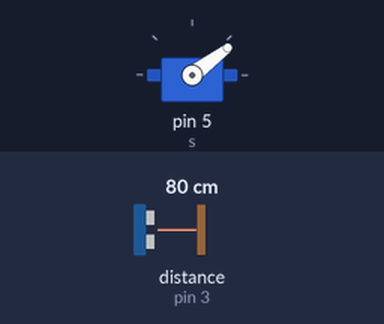
A sketch run on a simulated Arduino Uno, built with avr-gcc and run on an emulated ATmega328P. Shown: servo. Wiring (inferred from the names in the program): ultrasonic range finder: trigger pin 2; echo pin 3. The test bench sets the inputs (shaded band); at power-on: distance to the obstacle (sensor on pin 3) 80 cm. The echo pulse lasts 58.3 µs per cm; no radio packets arrive unless stated.

Above: at 0.1 s.
2.3 s: distance to the obstacle (sensor on pin 3) set to 299 cm
5.3 s: distance to the obstacle (sensor on pin 3) set to 120 cm
At 6.2 s:
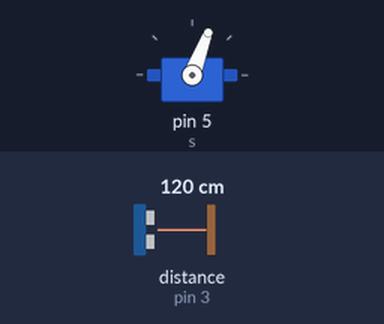
8.3 s: distance to the obstacle (sensor on pin 3) set to 2 cm
Timing chart, 0 to 17.3 s (numbered marks = the images above; inputs shaded):
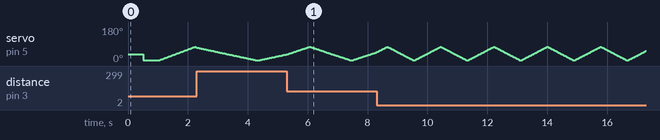

The sketch:

Radar_TX_2.0.ino
```cpp
//Nrf24
#include <SPI.h>
#include <nRF24L01.h>
#include <RF24.h>
RF24 radio(9, 8); // CE, CSN
const byte address[6] = "00002";

//HC-SR04
#define echoPin 3
#define trigPin 2
long duration, distance;
int sensorState = 0;

//SG90
#include <Servo.h>
Servo s;

void setup() {
  //Nrf24
  radio.begin();
  radio.openWritingPipe(address);
  radio.setPALevel(RF24_PA_MIN);
  radio.stopListening();

  //HC-SR04
  pinMode (trigPin, OUTPUT);
  pinMode (echoPin, INPUT);

  //SG90
  s.attach (5);
  s.write (37);
  delay (500);
  s.write (3);
  delay (500);
}

void loop() {

  //distance calculation and data transmission from 10 to 64 degrees
  for(int i=3; i<=75; i++) {
  s.write(i);
  delay(10);
  distance = calculateDistance();
  transmitData ();
  }

  //distance calculation and data transmission from 64 to 10 degrees
  for(int i=75; i>=3; i--){
  s.write(i);
  delay(10);
  distance = calculateDistance();
  transmitData ();
  }
}


int calculateDistance () {

  digitalWrite(trigPin, LOW);
  delayMicroseconds(5);
  digitalWrite(trigPin, HIGH);
  delayMicroseconds(10);
  digitalWrite(trigPin, LOW);
  duration = pulseIn(echoPin, HIGH); // Reads the echoPin, returns the sound wave travel time in microseconds
  distance= duration*0.034/2;
  return distance;
}

int transmitData () {

  if (distance <= 10)
  { sensorState = 1; }

  else if (distance >= 11 and distance <= 30)
  { sensorState = 2; }

  else if (distance >= 31)
  { sensorState = 3; }

  radio.write(&sensorState, sizeof(sensorState));
}
```
